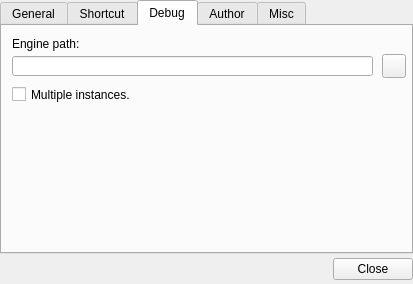
<?xml version="1.0" encoding="UTF-8"?>
<ui version="4.0">
 <class>PreferencesDialog</class>
 <widget class="QDialog" name="PreferencesDialog">
  <property name="geometry">
   <rect>
    <x>0</x>
    <y>0</y>
    <width>413</width>
    <height>284</height>
   </rect>
  </property>
  <property name="sizePolicy">
   <sizepolicy hsizetype="Minimum" vsizetype="Minimum">
    <horstretch>0</horstretch>
    <verstretch>0</verstretch>
   </sizepolicy>
  </property>
  <property name="minimumSize">
   <size>
    <width>413</width>
    <height>284</height>
   </size>
  </property>
  <property name="windowTitle">
   <string>Preferences</string>
  </property>
  <layout class="QVBoxLayout" name="verticalLayout">
   <property name="spacing">
    <number>4</number>
   </property>
   <property name="leftMargin">
    <number>0</number>
   </property>
   <property name="topMargin">
    <number>0</number>
   </property>
   <property name="rightMargin">
    <number>0</number>
   </property>
   <property name="bottomMargin">
    <number>4</number>
   </property>
   <item>
    <widget class="QTabWidget" name="tabWidget">
     <property name="tabShape">
      <enum>QTabWidget::Rounded</enum>
     </property>
     <property name="currentIndex">
      <number>2</number>
     </property>
     <property name="documentMode">
      <bool>false</bool>
     </property>
     <property name="tabsClosable">
      <bool>false</bool>
     </property>
     <widget class="QWidget" name="tabGeneral">
      <attribute name="title">
       <string>General</string>
      </attribute>
      <layout class="QVBoxLayout" name="verticalLayout_2">
       <property name="spacing">
        <number>4</number>
       </property>
       <property name="leftMargin">
        <number>4</number>
       </property>
       <property name="topMargin">
        <number>4</number>
       </property>
       <property name="rightMargin">
        <number>4</number>
       </property>
       <property name="bottomMargin">
        <number>4</number>
       </property>
       <item>
        <widget class="QGroupBox" name="groupBox">
         <property name="sizePolicy">
          <sizepolicy hsizetype="Preferred" vsizetype="Fixed">
           <horstretch>0</horstretch>
           <verstretch>0</verstretch>
          </sizepolicy>
         </property>
         <property name="title">
          <string>Saving and Loading</string>
         </property>
         <property name="flat">
          <bool>false</bool>
         </property>
         <property name="checkable">
          <bool>false</bool>
         </property>
         <layout class="QGridLayout" name="gridLayout">
          <item row="0" column="0" colspan="2">
           <widget class="QCheckBox" name="ckbSaveFile">
            <property name="text">
             <string>Auto save file before exit</string>
            </property>
            <property name="checked">
             <bool>true</bool>
            </property>
           </widget>
          </item>
          <item row="1" column="0" colspan="2">
           <widget class="QCheckBox" name="ckbOpenLastFiles">
            <property name="text">
             <string>Open last opened files on startup</string>
            </property>
            <property name="checked">
             <bool>true</bool>
            </property>
           </widget>
          </item>
         </layout>
        </widget>
       </item>
       <item>
        <widget class="QGroupBox" name="groupBox_2">
         <property name="title">
          <string>Gui</string>
         </property>
         <widget class="QCheckBox" name="ckbHideMenuBar">
          <property name="geometry">
           <rect>
            <x>11</x>
            <y>91</y>
            <width>282</width>
            <height>17</height>
           </rect>
          </property>
          <property name="text">
           <string>Hide menu bar(use Alt or F10 key to toggle)</string>
          </property>
         </widget>
         <widget class="QCheckBox" name="ckbHideStatusBar">
          <property name="geometry">
           <rect>
            <x>11</x>
            <y>110</y>
            <width>114</width>
            <height>17</height>
           </rect>
          </property>
          <property name="text">
           <string>Hide status bar</string>
          </property>
         </widget>
         <widget class="QLabel" name="label_31">
          <property name="geometry">
           <rect>
            <x>12</x>
            <y>20</y>
            <width>61</width>
            <height>16</height>
           </rect>
          </property>
          <property name="sizePolicy">
           <sizepolicy hsizetype="Preferred" vsizetype="Preferred">
            <horstretch>0</horstretch>
            <verstretch>0</verstretch>
           </sizepolicy>
          </property>
          <property name="text">
           <string>Style:</string>
          </property>
          <property name="alignment">
           <set>Qt::AlignRight|Qt::AlignTrailing|Qt::AlignVCenter</set>
          </property>
         </widget>
         <widget class="QComboBox" name="cmbStyle">
          <property name="geometry">
           <rect>
            <x>80</x>
            <y>18</y>
            <width>171</width>
            <height>20</height>
           </rect>
          </property>
          <property name="sizePolicy">
           <sizepolicy hsizetype="MinimumExpanding" vsizetype="Fixed">
            <horstretch>0</horstretch>
            <verstretch>0</verstretch>
           </sizepolicy>
          </property>
         </widget>
         <widget class="QLabel" name="label_2">
          <property name="geometry">
           <rect>
            <x>12</x>
            <y>46</y>
            <width>61</width>
            <height>16</height>
           </rect>
          </property>
          <property name="text">
           <string>&amp;Language:</string>
          </property>
          <property name="alignment">
           <set>Qt::AlignRight|Qt::AlignTrailing|Qt::AlignVCenter</set>
          </property>
          <property name="buddy">
           <cstring>cmbLanguage</cstring>
          </property>
         </widget>
         <widget class="QComboBox" name="cmbLanguage">
          <property name="geometry">
           <rect>
            <x>80</x>
            <y>46</y>
            <width>171</width>
            <height>20</height>
           </rect>
          </property>
          <property name="sizePolicy">
           <sizepolicy hsizetype="MinimumExpanding" vsizetype="Fixed">
            <horstretch>0</horstretch>
            <verstretch>0</verstretch>
           </sizepolicy>
          </property>
         </widget>
         <widget class="QRadioButton" name="rbLarge">
          <property name="geometry">
           <rect>
            <x>253</x>
            <y>70</y>
            <width>53</width>
            <height>17</height>
           </rect>
          </property>
          <property name="text">
           <string>Large</string>
          </property>
         </widget>
         <widget class="QRadioButton" name="rbMedium">
          <property name="geometry">
           <rect>
            <x>189</x>
            <y>70</y>
            <width>59</width>
            <height>17</height>
           </rect>
          </property>
          <property name="text">
           <string>Medium</string>
          </property>
          <property name="checked">
           <bool>true</bool>
          </property>
         </widget>
         <widget class="QLabel" name="label_7">
          <property name="geometry">
           <rect>
            <x>12</x>
            <y>70</y>
            <width>114</width>
            <height>16</height>
           </rect>
          </property>
          <property name="text">
           <string>Tool bar icon size:</string>
          </property>
         </widget>
         <widget class="QRadioButton" name="rbSmall">
          <property name="geometry">
           <rect>
            <x>131</x>
            <y>70</y>
            <width>53</width>
            <height>17</height>
           </rect>
          </property>
          <property name="text">
           <string>Small</string>
          </property>
         </widget>
        </widget>
       </item>
      </layout>
     </widget>
     <widget class="QWidget" name="tabShortcut">
      <attribute name="title">
       <string>Shortcut</string>
      </attribute>
      <layout class="QVBoxLayout" name="verticalLayout_3">
       <property name="spacing">
        <number>2</number>
       </property>
       <property name="leftMargin">
        <number>4</number>
       </property>
       <property name="topMargin">
        <number>4</number>
       </property>
       <property name="rightMargin">
        <number>4</number>
       </property>
       <property name="bottomMargin">
        <number>4</number>
       </property>
       <item>
        <widget class="QGroupBox" name="groupBox_5">
         <property name="title">
          <string/>
         </property>
         <layout class="QVBoxLayout" name="verticalLayout_8">
          <property name="spacing">
           <number>6</number>
          </property>
          <property name="leftMargin">
           <number>6</number>
          </property>
          <property name="topMargin">
           <number>6</number>
          </property>
          <property name="rightMargin">
           <number>6</number>
          </property>
          <property name="bottomMargin">
           <number>6</number>
          </property>
          <item>
           <widget class="QLineEdit" name="leFilter">
            <property name="placeholderText">
             <string>Filter</string>
            </property>
           </widget>
          </item>
          <item>
           <widget class="TShortcutView" name="tvShortcut">
            <property name="editTriggers">
             <set>QAbstractItemView::NoEditTriggers</set>
            </property>
            <attribute name="headerVisible">
             <bool>false</bool>
            </attribute>
           </widget>
          </item>
          <item>
           <layout class="QHBoxLayout" name="horizontalLayout_3">
            <property name="spacing">
             <number>2</number>
            </property>
            <item>
             <widget class="QLabel" name="label_11">
              <property name="text">
               <string>Shortcut:</string>
              </property>
             </widget>
            </item>
            <item>
             <widget class="QKeySequenceEdit" name="ksShortcut"/>
            </item>
            <item>
             <widget class="QPushButton" name="btnShortcutSet">
              <property name="maximumSize">
               <size>
                <width>16777215</width>
                <height>24</height>
               </size>
              </property>
              <property name="toolTip">
               <string>Apply shorcut change to command.</string>
              </property>
              <property name="text">
               <string>Set</string>
              </property>
              <property name="icon">
               <iconset>
                <normaloff>:/other/images/ok_set.png</normaloff>:/other/images/ok_set.png</iconset>
              </property>
             </widget>
            </item>
           </layout>
          </item>
         </layout>
        </widget>
       </item>
      </layout>
     </widget>
     <widget class="QWidget" name="tab">
      <attribute name="title">
       <string>Debug</string>
      </attribute>
      <widget class="QLabel" name="label_4">
       <property name="geometry">
        <rect>
         <x>10</x>
         <y>10</y>
         <width>81</width>
         <height>16</height>
        </rect>
       </property>
       <property name="text">
        <string>Engine path:</string>
       </property>
      </widget>
      <widget class="QLineEdit" name="leEnginePath">
       <property name="geometry">
        <rect>
         <x>10</x>
         <y>30</y>
         <width>361</width>
         <height>20</height>
        </rect>
       </property>
      </widget>
      <widget class="QPushButton" name="btnOpenDir">
       <property name="geometry">
        <rect>
         <x>380</x>
         <y>28</y>
         <width>24</width>
         <height>24</height>
        </rect>
       </property>
       <property name="text">
        <string/>
       </property>
       <property name="icon">
        <iconset resource="../resource/editor.qrc">
         <normaloff>:/other/images/open2.png</normaloff>:/other/images/open2.png</iconset>
       </property>
      </widget>
      <widget class="QCheckBox" name="ckbMultiInstances">
       <property name="geometry">
        <rect>
         <x>10</x>
         <y>60</y>
         <width>311</width>
         <height>17</height>
        </rect>
       </property>
       <property name="toolTip">
        <string>Check to enable running multiple instances of engine.</string>
       </property>
       <property name="text">
        <string>Multiple instances.</string>
       </property>
      </widget>
     </widget>
     <widget class="QWidget" name="tab_2">
      <attribute name="title">
       <string>Author</string>
      </attribute>
      <layout class="QGridLayout" name="gridLayout_2">
       <item row="0" column="0">
        <widget class="QLabel" name="label">
         <property name="text">
          <string>Author:</string>
         </property>
         <property name="alignment">
          <set>Qt::AlignRight|Qt::AlignTrailing|Qt::AlignVCenter</set>
         </property>
        </widget>
       </item>
       <item row="0" column="1">
        <widget class="QLineEdit" name="leAuthor">
         <property name="inputMask">
          <string/>
         </property>
         <property name="text">
          <string/>
         </property>
         <property name="placeholderText">
          <string>Input default author name.</string>
         </property>
        </widget>
       </item>
       <item row="1" column="0">
        <widget class="QLabel" name="label_3">
         <property name="text">
          <string>Contact:</string>
         </property>
         <property name="alignment">
          <set>Qt::AlignRight|Qt::AlignTrailing|Qt::AlignVCenter</set>
         </property>
        </widget>
       </item>
       <item row="1" column="1">
        <widget class="QLineEdit" name="leContact">
         <property name="placeholderText">
          <string>Input default contact information here.</string>
         </property>
        </widget>
       </item>
       <item row="2" column="1">
        <spacer name="verticalSpacer">
         <property name="orientation">
          <enum>Qt::Vertical</enum>
         </property>
         <property name="sizeHint" stdset="0">
          <size>
           <width>20</width>
           <height>40</height>
          </size>
         </property>
        </spacer>
       </item>
      </layout>
     </widget>
     <widget class="QWidget" name="tab_4">
      <attribute name="title">
       <string>Misc</string>
      </attribute>
      <widget class="QCheckBox" name="ckbAutoLocate">
       <property name="geometry">
        <rect>
         <x>20</x>
         <y>10</y>
         <width>291</width>
         <height>17</height>
        </rect>
       </property>
       <property name="text">
        <string>Automatic locate image in scaling scene.</string>
       </property>
      </widget>
     </widget>
    </widget>
   </item>
   <item>
    <layout class="QHBoxLayout" name="horizontalLayout">
     <property name="spacing">
      <number>0</number>
     </property>
     <property name="bottomMargin">
      <number>0</number>
     </property>
     <item>
      <spacer name="horizontalSpacer">
       <property name="orientation">
        <enum>Qt::Horizontal</enum>
       </property>
       <property name="sizeHint" stdset="0">
        <size>
         <width>40</width>
         <height>20</height>
        </size>
       </property>
      </spacer>
     </item>
     <item>
      <widget class="QPushButton" name="btnClose">
       <property name="text">
        <string>Close</string>
       </property>
      </widget>
     </item>
    </layout>
   </item>
  </layout>
 </widget>
 <customwidgets>
  <customwidget>
   <class>TShortcutView</class>
   <extends>QTreeView</extends>
   <header location="global">shortcutview.h</header>
  </customwidget>
 </customwidgets>
 <tabstops>
  <tabstop>ckbSaveFile</tabstop>
  <tabstop>ckbOpenLastFiles</tabstop>
 </tabstops>
 <resources>
  <include location="../resource/editor.qrc"/>
 </resources>
 <connections/>
</ui>
